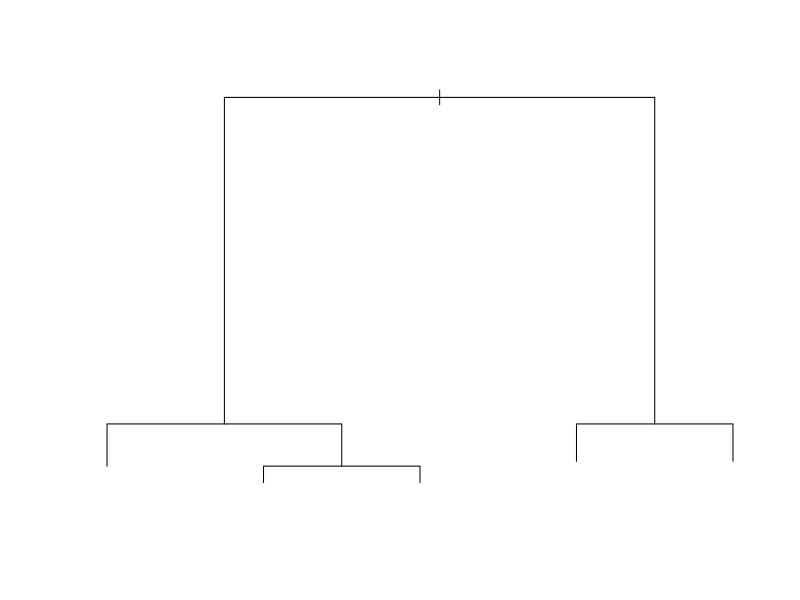
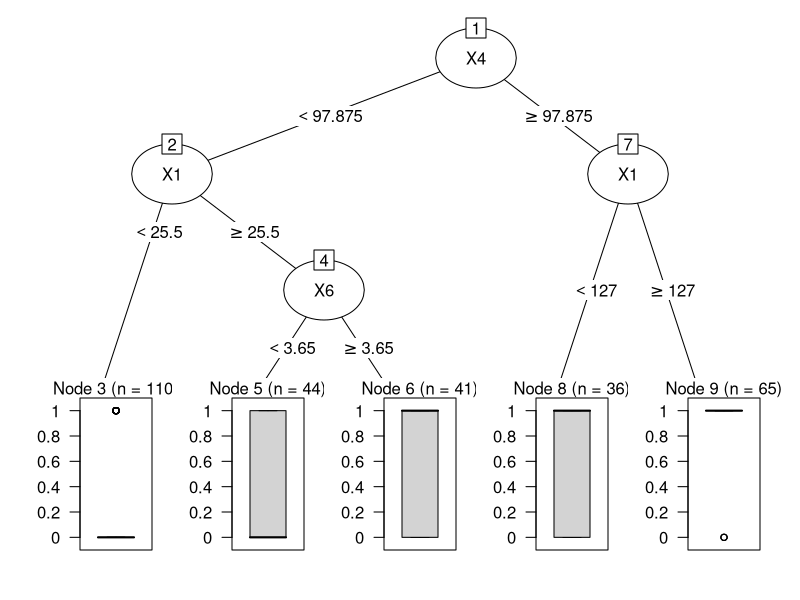

Here is the R script that generated these plots, in order: (Note: this script raises an error after producing the figures.)
Data <- read.csv("ProjectData.csv", header=TRUE, sep= ",")
# str(Data)
#attach create data frame
# attach(Data)
#View(Data)
# str(Data)
library("rpart")
library(tidyverse)

#Data1 <- filter(Data, Group == 0)
# View(Data1)
Data1<- Data

DT_Model <- rpart(Response~X1+X2+X3+X4+X5+X6+X7+Y1+Y2+Y3+Y4+Y5+Y6+Y7,data=Data1,control=rpart.control(minsplit=60,minbucket=30, maxdepth=4 ))
plot(DT_Model)

library("partykit")
plot(as.party(DT_Model))
# attach(Data1)
Target=ifelse(Response==1,'Y','N')
# View(Target)
Data2 <- data.frame(Data1,Target)

s <- sample(296,236)
train <- Data2[s,]
test <- Data2[-s,]

# str(Data)
# View(Data)
# View(Data1)
DT_Model2<-rpart(Target~X1+X2+X3+X4+X5+X6+X7+Y1+Y2+Y3+Y4+Y5+Y6+Y7, data=train, control=rpart.control(minsplit=60, minbucket=30,maxdepth=10 ))
plot(as.party(DT_Model2))

 print(DT_Model2$cptable)
# 
 opt <- which.min(DT_Model2$cptable [, "xerror"]) 
# 
 cp <- DT_Model2$cptable [opt,"CP"]
 DT_Model_pruned <- prune(DT_Model2, cp=cp)
 plot(as.party(DT_Model_pruned))


# DT_Model3<-rpart(Target~X1+X2+X3+X4+X5+X6+X7+Y1+Y2+Y3+Y4+Y5+Y6+Y7, data=train, method = "class")
p <- predict(DT_Model_pruned,test,type="class")
table(test[,18],p)
